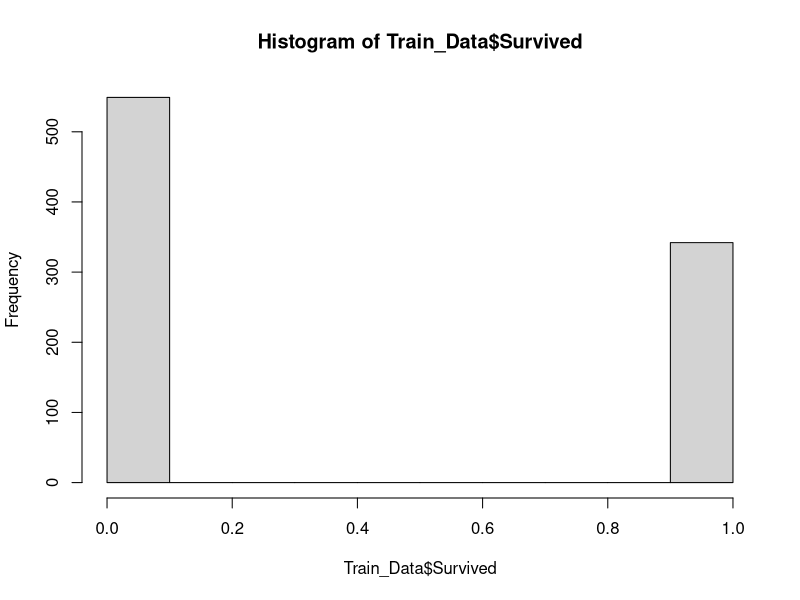

This figure's R source: (Note: this script raises an error after producing the figure.)
##################################
###------- Import Data --------###
##################################
Train_Data <- read.csv("train.csv", stringsAsFactors = F)
Test_Data  <- read.csv("test.csv", stringsAsFactors = F)

##################################
###------ Exploring Data ------###
##################################
cat("Dataset shape:(", dim(Train_Data),")")
cat("Dataset shape:(", dim(Test_Data),")")

print("Data stucture:")
str(Train_Data)
str(Test_Data)

names(Train_Data)
names(Test_Data)

summary(Train_Data)
summary(Test_Data)

hist(Train_Data$Survived)

print("Missing or null values column wise")
sapply(Data,function(x) sum(is.na(x)))
sapply(Test_Data,function(x) sum(is.na(x)))

NA_Cols <- which(colSums(is.na(Train_Data)) > 0)
sort(colSums(sapply(Train_Data[NA_Cols], is.na)), decreasing = TRUE)
cat('There are', length(NA_Cols), 'columns with missing values')

NA_Cols_t <- which(colSums(is.na(Test_Data)) > 0)
sort(colSums(sapply(Test_Data[NA_Cols_t], is.na)), decreasing = TRUE)
cat('There are', length(NA_Cols_t), 'columns with missing values')

##################################
###---- Analyzing features ----###
##################################
pclass_target <-Train_Data %>% 
  group_by(Pclass) %>%
  summarize(mean_survived = mean(Survived)) %>%
  arrange(desc(mean_survived))

Sex_target <-Train_Data %>% 
  group_by(Sex) %>%
  summarize(mean_survived = mean(Survived)) %>%
  arrange(desc(mean_survived))

SibSp_target <-Train_Data %>% 
  group_by(SibSp) %>%
  summarize(mean_survived = mean(Survived)) %>%
  arrange(desc(mean_survived))

Parch_target <-Train_Data %>% 
  group_by(Parch) %>%
  summarize(mean_survived = mean(Survived)) %>%
  arrange(desc(mean_survived))

take.off_target <- Train_Data %>% 
  group_by(take.off) %>%
  summarize(mean_survived = mean(Survived)) %>%
  arrange(desc(mean_survived))

ggplot(Data, aes(x=Age, fill=factor(Survived))) + 
  geom_histogram(alpha=0.5, bins=20) + 
  facet_grid(Pclass~.) + 
  labs(x="Age", y="Count") + 
  theme_bw()


##################################
###------ Cleaning Data -------###
##################################
Data <- Train_Data
rm(Train_Data)
##########################  Name  ##########################
# Grab title from passengers names
Data$Title <- gsub('(.*, )|(\\..*)', '', Data$Name)
Test_Data$Title <- gsub('(.*, )|(\\..*)', '', Test_Data$Name)

table(Data$Sex, Data$Title)

Rare_Title <- c('Dona', 'Lady', 'the Countess','Capt', 'Col', 
                'Don', 'Dr', 'Major', 'Rev', 'Sir', 'Jonkheer')

Data$Title[Data$Title == 'Mlle'] <- 'Miss' 
Data$Title[Data$Title == 'Ms'] <- 'Miss'
Data$Title[Data$Title == 'Mme'] <- 'Mrs' 
Data$Title[Data$Title %in% Rare_Title]  <- 'Rare Title'

Test_Data$Title[Test_Data$Title == 'Mlle'] <- 'Miss' 
Test_Data$Title[Test_Data$Title == 'Ms'] <- 'Miss'
Test_Data$Title[Test_Data$Title == 'Mme'] <- 'Mrs' 
Test_Data$Title[Test_Data$Title %in% Rare_Title]  <- 'Rare Title'

# Show title counts by sex
table(Data$Sex, Data$Title)

Data$Title <- as.integer(factor(Data$Title))
Test_Data$Title <- as.integer(factor(Test_Data$Title))

##########################  Sex  ##########################
Data$Sex <- ifelse(Data$Sex == 'female', 1, 0)
Test_Data$Sex <- ifelse(Test_Data$Sex == 'female', 1, 0)

##########################  SibSp & Parch  ##########################
Data$Family_Size <- Data$SibSp + Data$Parch + 1
Test_Data$Family_Size <- Test_Data$SibSp + Test_Data$Parch + 1

Data$Family_Size[Data$Family_Size == 1] <- 0
Test_Data$Family_Size[Test_Data$Family_Size == 1] <- 0

Data$Is_Alone <- 1
Test_Data$Is_Alone <- 1

Data$Is_Alone[Data$Family_Size >= 1] <- 0
Test_Data$Is_Alone[Test_Data$Family_Size >= 1] <- 0

##########################  take.off  ##########################
mode_value <- names(which.max(table(Data$take.off)))
mode_value_t <- names(which.max(table(Test_Data$take.off)))

Data$take.off <- ifelse(Data$take.off %in% c("", NA), mode_value, Data$take.off)
Test_Data$take.off <- ifelse(Test_Data$take.off %in% c("", NA), mode_value, Test_Data$take.off)

Data$take.off <- ifelse(Data$take.off == 'S', 0,
                        ifelse(Data$take.off == 'C', 1,
                               ifelse(Data$take.off == 'Q', 2, NA)))

Test_Data$take.off <- ifelse(Test_Data$take.off == 'S', 0,
                        ifelse(Test_Data$take.off == 'C', 1,
                               ifelse(Test_Data$take.off == 'Q', 2, NA)))

##########################  Fare  ##########################
Data$Fare <- ifelse(is.na(Data$Fare), mean(Data$Fare, na.rm = TRUE), Data$Fare)
Test_Data$Fare <- ifelse(is.na(Test_Data$Fare), mean(Test_Data$Fare, na.rm = TRUE), Test_Data$Fare)

Data$FareBand <- as.integer(cut(Data$Fare, breaks = quantile(Data$Fare, probs = seq(0, 1, 0.25)),
                                include.lowest = TRUE))

Test_Data$FareBand <- as.integer(cut(Test_Data$Fare,
                                breaks = quantile(Test_Data$Fare, probs = seq(0, 1, 0.25)),
                                include.lowest = TRUE))

Data$Fare <- ifelse(Data$Fare <= 7.91, 0, 
                       ifelse(Data$Fare <= 14.454, 1, 
                              ifelse(Data$Fare <= 31, 2, 3)))

Test_Data$Fare <- ifelse(Test_Data$Fare <= 7.91, 0, 
                    ifelse(Test_Data$Fare <= 14.454, 1, 
                           ifelse(Test_Data$Fare <= 31, 2, 3)))

###################################################################################

Data <- Data[, !(colnames(Data) %in% c("PassengerId","Name","Ticket",
                                       "Cabin","SibSp","Parch"))]

Test_Data <- Test_Data[, !(colnames(Test_Data) %in% c("Name","Ticket","Cabin",
                                                      "SibSp","Parch"))]
###################################################################################
##########################  Age  ##########################
Data$Age <- as.integer(Data$Age)
Test_Data$Age <- as.integer(Test_Data$Age)

# Data$Age <- ave(Data$Age, Data$Pclass, Data$Sex, FUN = function(x) ifelse(is.na(x), mean(x, na.rm = TRUE), x))
# Test_Data$Age <- ave(Test_Data$Age, Test_Data$Pclass, Test_Data$Sex, FUN = function(x) ifelse(is.na(x), mean(x, na.rm = TRUE), x))

set.seed(129)
# Perform mice imputation, excluding certain less-than-useful variables:
mice_model <- mice(Data, method='rf')
mice_model_t <- mice(Test_Data, method='rf')

Data <- complete(mice_model)
Test_Data <- complete(mice_model_t)

Data$Age_Band <- cut(Data$Age, breaks = 7)
Test_Data$Age_Band <- cut(Test_Data$Age, breaks = 7)

Bands <- aggregate(Survived ~ Age_Band, data=Data, FUN=mean)
Bands <- Bands[order(Bands$Age_Band), ]

Data$Age <- ifelse(Data$Age <= 11, 0,
                   ifelse(Data$Age > 11 & Data$Age <= 22, 1,
                          ifelse(Data$Age > 22 & Data$Age <= 34, 2,
                                 ifelse(Data$Age > 34 & Data$Age <= 45, 3,
                                        ifelse(Data$Age > 45 & Data$Age <= 57, 4,
                                               ifelse(Data$Age > 57 & Data$Age <= 68, 5, 6))))))
Test_Data$Age <- ifelse(Test_Data$Age <= 11, 0,
                        ifelse(Test_Data$Age > 11 & Test_Data$Age <= 22, 1,
                               ifelse(Test_Data$Age > 22 & Test_Data$Age <= 34, 2,
                                      ifelse(Test_Data$Age > 34 & Test_Data$Age <= 45, 3,
                                             ifelse(Test_Data$Age > 45 & Test_Data$Age <= 57, 4,
                                                    ifelse(Test_Data$Age > 57 & Test_Data$Age <= 68, 5, 6))))))

##########################  Age_Class  ##########################
Data$Age_Class <- Data$Age * Data$Pclass
Test_Data$Age_Class <- Test_Data$Age * Test_Data$Pclass

###################################################################################
Data <- Data[, !(colnames(Data) %in% c("PassengerId","Name","Ticket","Family_Size", "FareBand",
                                       "Cabin","SibSp","Parch","Age_Band"))]

Test_Data <- Test_Data[, !(colnames(Test_Data) %in% c("Name","Ticket","Family_Size","FareBand",
                                                      "Cabin","SibSp","Parch","Age_Band"))]
##################################
### ------ Correlation ------- ###
##################################
Numeric_Data <- which(sapply(Data, is.numeric)) #index vector numeric variables
cat('There are', length(Numeric_Data), 'numeric variables')

All_Num_Data <- Data[, Numeric_Data]
Corr_Num_Data <- cor(All_Num_Data, use="pairwise.complete.obs")

Data_Sorted <- as.matrix(sort(Corr_Num_Data[,'Survived'], decreasing = TRUE))

# Select only high correlations
High_Corr <- names(which(apply(Data_Sorted, 1, function(x) abs(x) > 0.001)))
Corr_Table <- Corr_Num_Data[High_Corr, High_Corr]

C <- cor(Corr_Table)

corrplot(C, method="pie")

corrplot(C, method="number")

##################################
### -------- Modeling -------- ###
##################################
set.seed(754)

rf_model <- randomForest(factor(Survived) ~ Pclass + Sex + Age + 
                           Fare + take.off + Title + Age_Class +
                           Is_Alone, data = Data)
dt_model <- rpart(factor(Survived) ~ Pclass + Sex + Age + 
                      Fare + take.off + Title + Age_Class +
                      Is_Alone, data = Data, method = "class")


prediction_rf <- predict(rf_model, Test_Data)

prediction_dt <- predict(dt_model, Test_Data, type = "class")

# Show model error
plot(rf_model, ylim=c(0,0.36))
legend('topright', colnames(rf_model$err.rate), col=1:3, fill=1:3)

plot(dt_model)
text(dt_model)

# Save the solution to a data frame with two columns: Passenger Id and Survived (prediction)
solution_rf <- data.frame(PassengerID = Test_Data$PassengerId, Survived = prediction_rf)
solution_dt <- data.frame(PassengerID = Test_Data$PassengerId, Survived = prediction_dt)

# Write the solution to file
write.csv(solution_rf, file = 'RF_model.csv', row.names = F)
write.csv(solution_dt, file = 'DT_model.csv', row.names = F)



